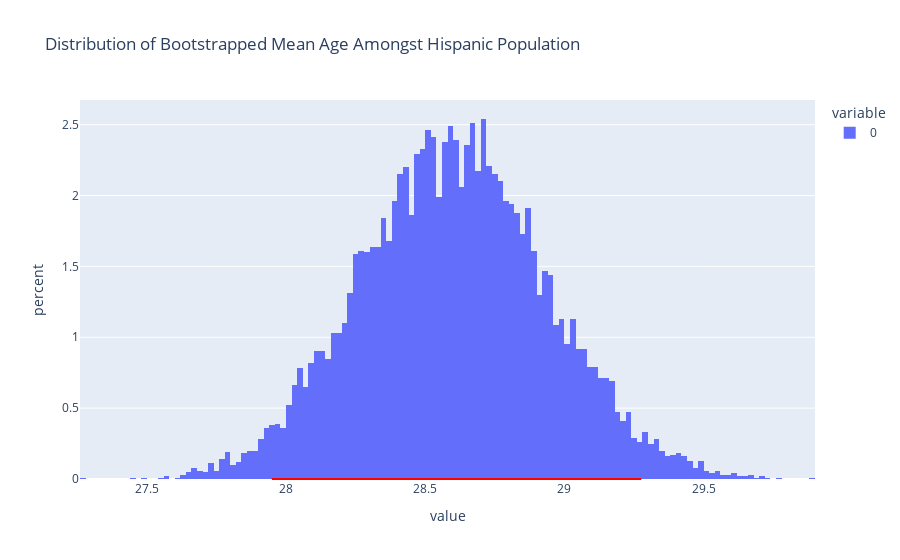

Notebook cell for this chart:
### Markdown cell above
Now let's add the confidence interval to the histogram above

### Code cell
title = 'Distribution of Bootstrapped Mean Age Amongst Hispanic Population'
fig = px.histogram(bstrap_means,histnorm='percent', title=title)
fig.add_shape(type='line', x0=left, y0=0, x1=right, y1=0, line_color='red')

### Figure 1 — Plotly figure (JSON) as saved in the notebook; plotly's stock layout.template omitted (floating-point values rounded to 4 significant figures; data arrays with more than 128 entries replaced by an {"elided": "..."} marker saying what was removed)
{"data": [{"alignmentgroup": "True", "bingroup": "x", "histnorm": "percent", "hovertemplate": "variable=0<br>value=%{x}<br>percent=%{y}<extra></extra>", "legendgroup": "0", "marker": {"color": "#636efa", "pattern": {"shape": ""}}, "name": "0", "offsetgroup": "0", "orientation": "v", "showlegend": true, "type": "histogram", "x": {"elided": "10000 float values"}, "xaxis": "x", "yaxis": "y"}], "layout": {"barmode": "relative", "legend": {"title": {"text": "variable"}, "tracegroupgap": 0}, "shapes": [{"line": {"color": "red"}, "type": "line", "x0": 27.95, "x1": 29.28, "y0": 0, "y1": 0}], "title": {"text": "Distribution of Bootstrapped Mean Age Amongst Hispanic Population"}, "xaxis": {"anchor": "y", "domain": [0, 1], "title": {"text": "value"}}, "yaxis": {"anchor": "x", "domain": [0, 1], "title": {"text": "percent"}}}}
